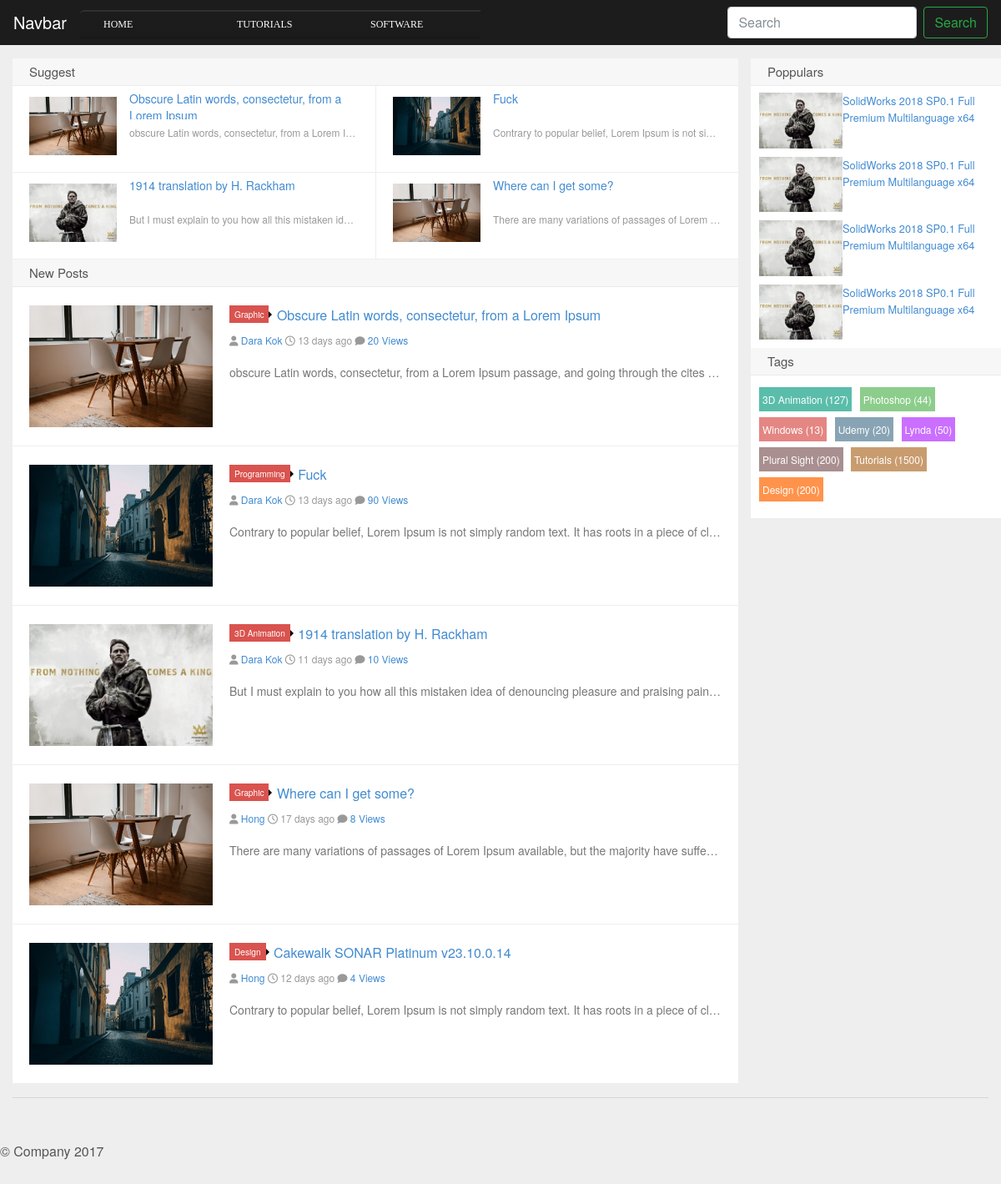
Before: / with the older database file.
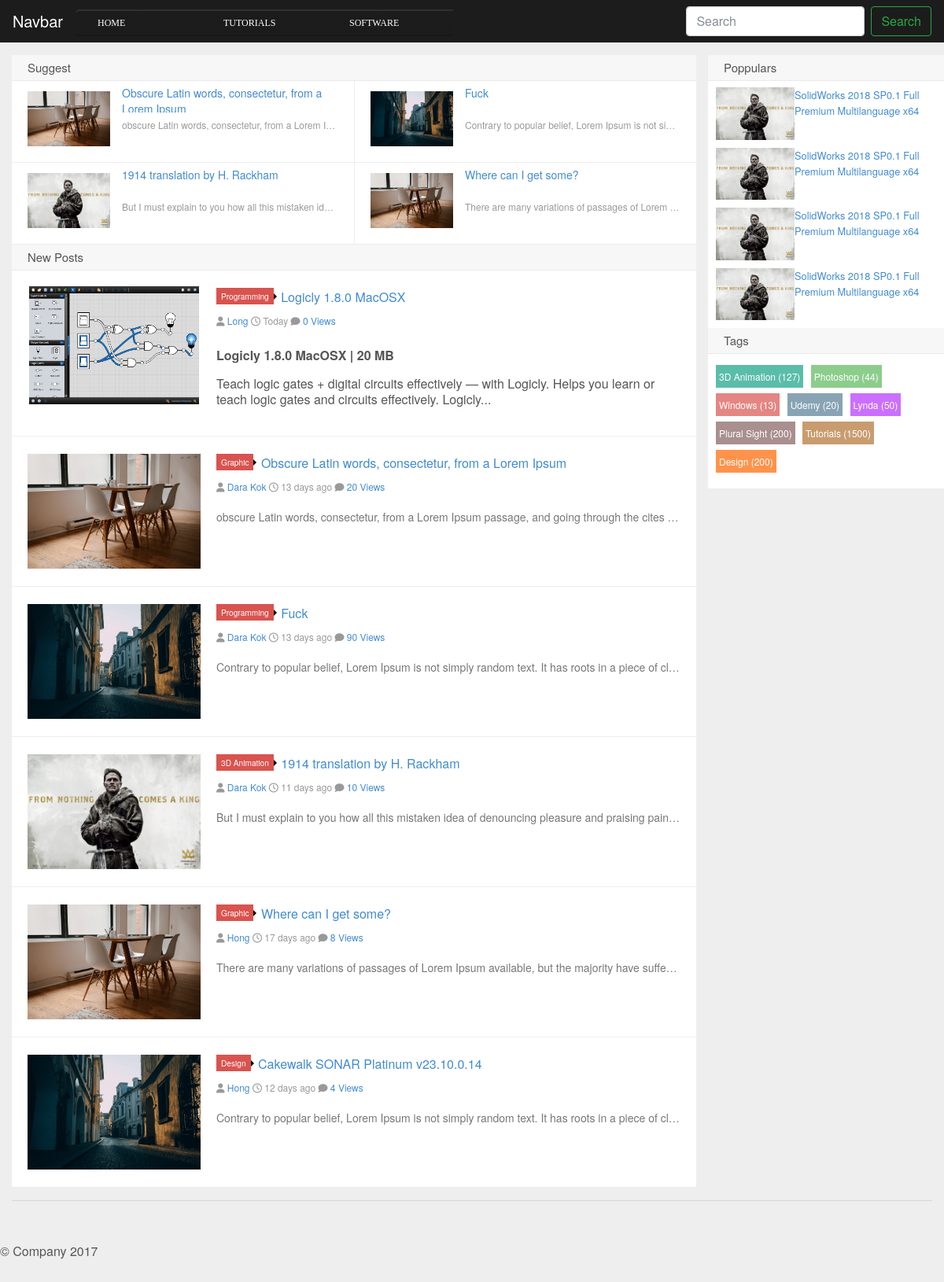
After: the same page with the newer database file.
### tables this page shows
CREATE TABLE `categories` (
  `cat_id` int(20) NOT NULL AUTO_INCREMENT,
  `cat_name` varchar(255) NOT NULL,
  PRIMARY KEY (`cat_id`)
);

CREATE TABLE `posts` (
  `post_id` int(20) NOT NULL AUTO_INCREMENT,
  `sub_cat_id` int(20) NOT NULL,
  `user_id` int(20) NOT NULL,
  `post_title` varchar(255) NOT NULL,
  `post_image` varchar(255) NOT NULL,
  `post_date` date NOT NULL,
  `post_view` int(255) DEFAULT NULL,
  `post_desc` text NOT NULL,
  `post_tage` varchar(255) NOT NULL,
  `post_link` varchar(255) DEFAULT NULL,
  `post_suggestion` tinyint(4) DEFAULT NULL,
  PRIMARY KEY (`post_id`),
  KEY `FK_subcat` (`sub_cat_id`),
  KEY `FK_user` (`user_id`),
  CONSTRAINT `FK_subcat` FOREIGN KEY (`sub_cat_id`) REFERENCES `sub_categories` (`sub_cat_id`) ON DELETE CASCADE ON UPDATE CASCADE,
  CONSTRAINT `FK_user` FOREIGN KEY (`user_id`) REFERENCES `users` (`user_id`) ON DELETE CASCADE ON UPDATE CASCADE
);

CREATE TABLE `sub_categories` (
  `sub_cat_id` int(20) NOT NULL AUTO_INCREMENT,
  `cat_id` int(20) NOT NULL,
  `sub_cat_name` varchar(255) NOT NULL,
  PRIMARY KEY (`sub_cat_id`),
  KEY `RK_Cat` (`cat_id`),
  CONSTRAINT `RK_Cat` FOREIGN KEY (`cat_id`) REFERENCES `categories` (`cat_id`) ON UPDATE CASCADE
);

CREATE TABLE `users` (
  `user_id` int(20) NOT NULL AUTO_INCREMENT,
  `user_name` varchar(255) NOT NULL,
  `name` varchar(255) NOT NULL,
  `user_email` varchar(255) NOT NULL,
  `user_role` varchar(255) NOT NULL,
  `user_password` varchar(255) NOT NULL,
  PRIMARY KEY (`user_id`)
);

### index.php (the view, shortened to what this page needs)
<?php include "includes/header.php" ?>
  <body>
  <?php include "includes/navigation.php" ?>
  <main role="main" class="container">
      <div class=" row row-offcanvas row-offcanvas-right">
          <div class="col-12 col-md-9">
              <div class="sticky">
                  <h2 class="title">Suggest</h2>
                  <ul>
                      <?php
                      $select_query = "SELECT * FROM posts WHERE post_suggestion = 1 ORDER BY post_id DESC limit 4";
                      $select_post=mysqli_query($connection,$select_query);
                      while($row_post = mysqli_fetch_array($select_post)) {
                          $post_title = $row_post['3'];
                          $post_image = $row_post['4'];
                          $post_desc = $row_post['7'];
                          ?>
                          <li class="item"><a href="#">
                                  <img src="img/<?= $post_image; ?>" alt="<?= $post_image; ?>"/>
                                  <h3><?= $post_title; ?></h3>
                                  <p class="muted no-break-out"><?= $post_desc; ?></p></a>
                          </li>
                          <?php
                      }
                      ?>
                  </ul>
              </div>
              <h2 class="title">New Posts</h2>
              <?php
              $select_query = "SELECT * FROM posts ORDER BY post_id DESC";
              $select_post=mysqli_query($connection,$select_query);
              while($row_post = mysqli_fetch_array($select_post)) {
                  $sub_cat_id = $row_post['1'];
                  $user_id = $row_post['2'];
                  $post_title = $row_post['3'];
                  $post_image = $row_post['4'];
                  $post_date = $row_post['5'];
                  $post_view = $row_post['6'];
                  $post_desc = $row_post['7'];
                  ?>
                  <article class="excerpt">
                      <div class="focus"><a href="#" class="thumbnail">
                              <img src="img/<?= $post_image; ?>" alt="<?= $post_title; ?>"/></a></div>
                      <header>
                          <a class="label label-important" href="#">
                              <?php
                              $query_sub_cat = "SELECT * FROM sub_categories WHERE sub_cat_id=$sub_cat_id";
                              $select_sub_cat=mysqli_query($connection,$query_sub_cat);
                              while($row_sub_cat = mysqli_fetch_array($select_sub_cat)) {
                                  echo $sub_cat_name = $row_sub_cat['sub_cat_name'];
                              }
                              ?>
                              <i class="label-arrow"></i>
                          </a>
                          <h2><a href="#" title="<?= $post_title; ?>"><?= $post_title; ?></a></h2>
                      </header>
                      <p>
                <span class="muted"><i class="fa fa-user icon12"></i>
                  <a href="#">
                    <?php
                    $query_user = "SELECT * FROM users WHERE user_id=$user_id";
                    $select_user=mysqli_query($connection,$query_user);
                    while($row_user = mysqli_fetch_array($select_user)) {
                        echo $name = $row_user['name'];
                    }
                    ?>
                  </a>
                </span>
                          <span class="muted"><i class="fa fa-clock-o icon12"></i>
                              <?php
                              $now = date('Y-m-d');
                              if(date_create($post_date)==date_create($now)){
                                  echo "Today";
                              }else{
                                  $diff=date_diff(date_create($post_date),date_create($now));
                                  echo $diff->format("%a days ago");
                              }
                              ?>
                </span>
                          <span class="muted"><i class="fa fa-comment icon12"></i>
                  <a href="#"><?= $post_view; ?>&nbsp;Views</a>
                </span>
                      </p>
                      <p class="note no-break-out">
                          <?php
                            if(strlen($post_desc)<=200){
                              echo $post_desc;
                            }else{
                              $shorten= substr($post_desc,0,200). '... ';
                              echo $shorten;
                            }
                        ?></p>
                  </article>
                  <?php
              }
              ?>
          </div>
          <?php include "includes/leftbar.php" ?>
      </div>
      <hr>
  </main>
    <?php include "includes/footer.php" ?>
  </body>
</html>

### includes/header.php (shortened to what this page needs)
<!doctype html>
<html lang="en">
<head>
    <link href="css/bootstrap.min.css" rel="stylesheet">
    <link href="css/style.css" rel="stylesheet" type="text/css">
    <link href="css/menu.css" rel="stylesheet" type="text/css">
    <link href="css/offcanvas.css" rel="stylesheet">
</head>

### includes/navigation.php (shortened to what this page needs)
<nav class="navbar navbar-expand-md fixed-top navbar-dark bg-dark">
    <a class="navbar-brand" href="index.php">Navbar</a>
    <div class="collapse navbar-collapse" id="navbarsExampleDefault">
        <ul class="menu mr-auto">
            <li class="nav-item active">
                <a class="nav-link" href="index.php">Home <span class="sr-only">(current)</span></a>
            </li>
            <?php
            $query = " SELECT * FROM categories";
            $select_all_category = mysqli_query($connection,$query);
            while ($row = mysqli_fetch_assoc($select_all_category)){
            $cat_name = $row['cat_name'];
            ?>
            <li><a href="#"><?php echo $cat_name ?></a>
              </li>
              <?php } ?>
        </ul>
        <form action="search.php" method="post" class="form-inline my-2 my-lg-0">
            <input name="search" class="form-control mr-sm-2" type="text" placeholder="Search" aria-label="Search">
            <button name="submit" class="btn btn-outline-success my-2 my-sm-0" type="submit">Search</button>
        </form>
    </div>
</nav>

### includes/leftbar.php
<div class="col-6 col-md-3 sidebar-offcanvas" id="sidebar">
    <div class="list-group">
        <div class="leftbar">
              <h2 class="title">Poppulars</h2>
              <ul>
                <li class="item"><a href="10/803953.html"><img src="img/King Arthur.jpg" alt="SolidWorks 2018 SP0.1 Full Premium Multilanguage x64" /><h3>SolidWorks 2018 SP0.1 Full Premium Multilanguage x64</h3></a></li>
                <li class="item"><a href="10/803953.html"><img src="img/King Arthur.jpg" alt="SolidWorks 2018 SP0.1 Full Premium Multilanguage x64" /><h3>SolidWorks 2018 SP0.1 Full Premium Multilanguage x64</h3></a></li>
                <li class="item"><a href="10/803953.html"><img src="img/King Arthur.jpg" alt="SolidWorks 2018 SP0.1 Full Premium Multilanguage x64" /><h3>SolidWorks 2018 SP0.1 Full Premium Multilanguage x64</h3></a></li>
                <li class="item"><a href="10/803953.html"><img src="img/King Arthur.jpg" alt="SolidWorks 2018 SP0.1 Full Premium Multilanguage x64" /><h3>SolidWorks 2018 SP0.1 Full Premium Multilanguage x64</h3></a></li>
              </ul>
              <h2 class="title">Tags</h2>
              <div class="d_tags">
                  <a  href="tags8f8b.html?/%D7%DB%BA%CF%BD%CC%B3%CC/"> 3D Animation (127) </a>
                  <a  href="tags8f8b.html?/%D7%DB%BA%CF%BD%CC%B3%CC/"> Photoshop (44) </a>
                  <a  href="tags8f8b.html?/%D7%DB%BA%CF%BD%CC%B3%CC/"> Windows (13) </a>
                  <a  href="tags8f8b.html?/%D7%DB%BA%CF%BD%CC%B3%CC/"> Udemy (20) </a>
                  <a  href="tags8f8b.html?/%D7%DB%BA%CF%BD%CC%B3%CC/"> Lynda (50) </a>
                  <a  href="tags8f8b.html?/%D7%DB%BA%CF%BD%CC%B3%CC/"> Plural Sight (200) </a>
                  <a  href="tags8f8b.html?/%D7%DB%BA%CF%BD%CC%B3%CC/"> Tutorials (1500) </a>
                  <a  href="tags8f8b.html?/%D7%DB%BA%CF%BD%CC%B3%CC/"> Design (200) </a>
              </div>
        </div>
    </div>
</div>

### includes/footer.php (shortened to what this page needs)
<footer>
    <p>&copy; Company 2017</p>
</footer>

### css/menu.css (style rules this page uses)
.menu, .menu ul { list-style: none; padding: 0; margin: 0; }
.menu { height: 30px; }
.menu li { background-color: #1c1c1c; background: -moz-linear-gradient(#1c1c1c, #1b1b1b); background: -ms-linear-gradient(#1c1c1c, #1b1b1b); background: -webkit-gradient(linear, left top, left bottom, color-stop(0%, #1c1c1c), color-stop(100%, #1b1b1b)); background: -webkit-linear-gradient(#1c1c1c, #1b1b1b); background: -o-linear-gradient(#1c1c1c, #1b1b1b); filter: progid:DXImageTransform.Microsoft.gradient(startColorstr='#1c1c1c', endColorstr='#1b1b1b'); -ms-filter: "progid:DXImageTransform.Microsoft.gradient(startColorstr='#1c1c1c', endColorstr='#1b1b1b')"; background: linear-gradient(#1c1c1c, #1b1b1b); border-bottom: 2px solid #181818; border-top: 2px solid #303030; min-width: 160px; }
.menu > li { display: block; float: left; position: relative; }
.menu > li:first-child { border-radius: 5px 0 0; }
.menu a { border-left: 3px solid rgba(0, 0, 0, 0); color: white; display: block; font-family: 'Lucida Console'; font-size: 12px; line-height: 30px; padding: 0 25px; text-decoration: none; text-transform: uppercase; }

### css/offcanvas.css (style rules this page uses)
html, body { overflow-x: hidden; }
body { padding-top: 70px; }
footer { padding: 30px 0; }

### index.php (style rules this page uses)
.no-break-out { overflow:hidden; white-space:nowrap; text-overflow: ellipsis; }

Changed rows visible on the page:
added posts: post_image (picture), post_title "Logicly 1.8.0 MacOSX", post_date "Today", post_view "0", post_desc "Logicly 1.8.0 MacOSX | 20 MB Teach logic gates + digital circuits effectively — with Logicly. Helps you learn or teach logic gates and circuits effectively. Logicly...", sub_categories (sub_cat_name "Programming"), shown under "New Posts"
added users: name "Long", shown under "Logicly 1.8.0 MacOSX"
